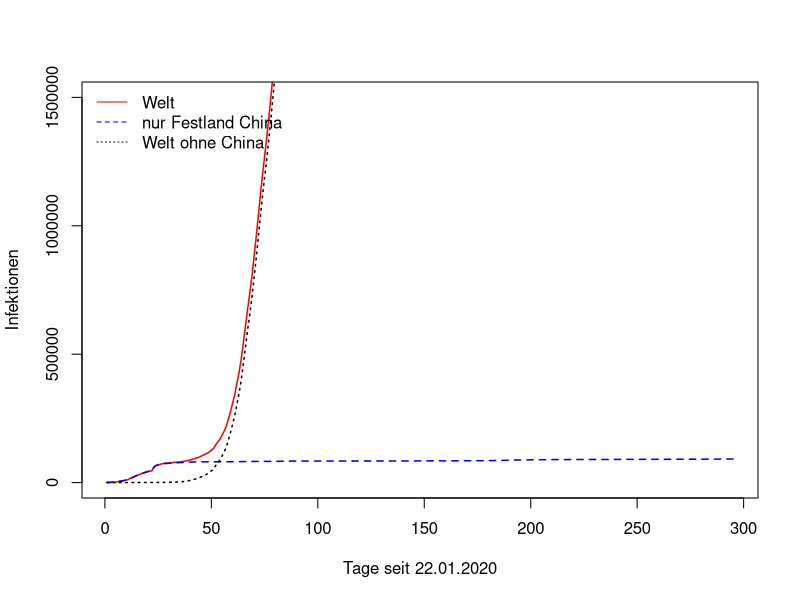
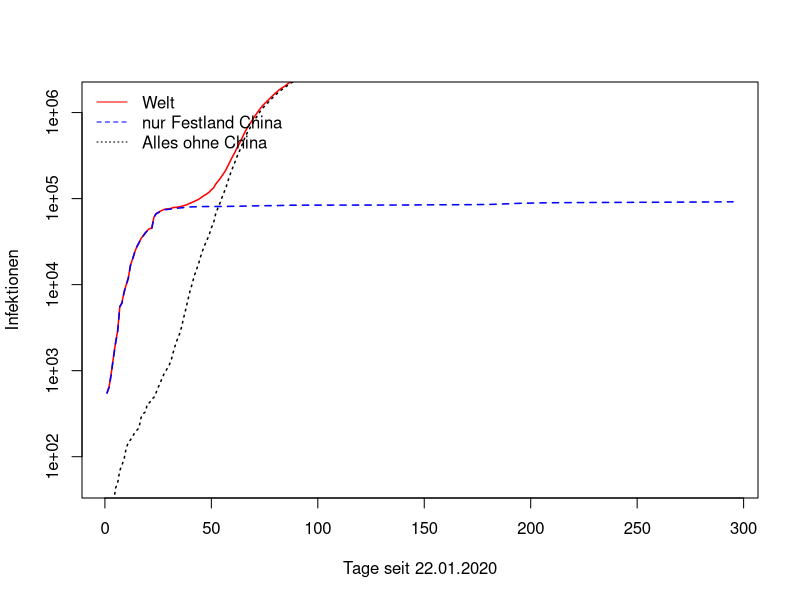
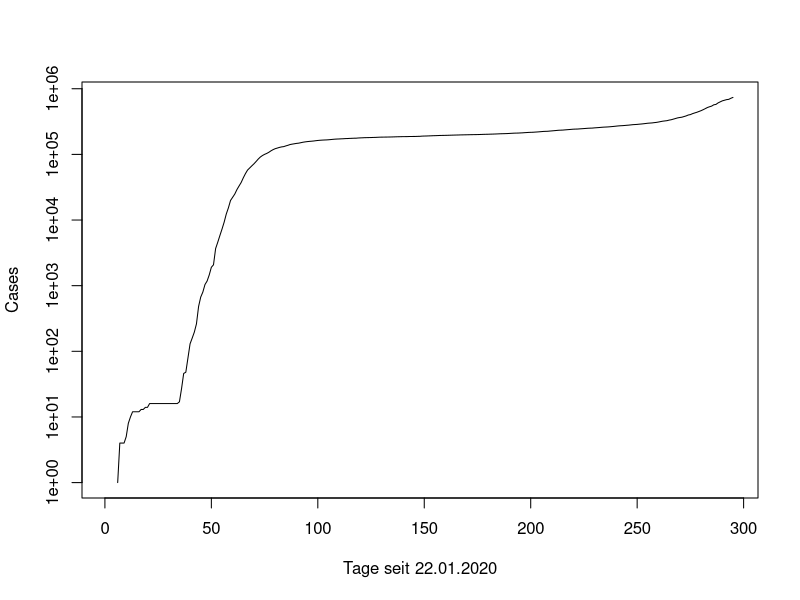

R code for these plots, in order: (Note: this script raises an error after producing the figures.)
## ---- chunk 1
knitr::opts_chunk$set(fig.path=paste0("figures.covid/"),
                      echo=FALSE,
                      warning=FALSE,
                      message=FALSE,
                      dev=c("png"),
                      dpi=300)
##                      fig.width=3.5,
##                      fig.height=4)


xdata <- read.csv("time_series_covid19_confirmed_global.csv")
xdatar <- read.csv("time_series_covid19_recovered_global.csv")
xdatad <- read.csv("time_series_covid19_deaths_global.csv")
N <- dim(xdata)[2]
ii <- c(5:N)
x <- c(1:length(ii))

xnames <- colnames(xdata)
lastday<-xnames[length(xnames)]
n<-nchar(lastday)
lastday <- substr(x=lastday, start=2, stop=n)

bonn <- rep(NA, length(ii))
                                        #Quelle https://www.general-anzeiger-bonn.de/region/siebengebirge/koenigswinter/coronavirus-im-rhein-sieg-kreis-zahl-der-bestaetigten-faelle-steigt-auf-24_aid-49519055
## 52 is 20
bonn[c(40:length(ii))] <- c(1, 1, 1, 1, 1, 1, 2, 4, 5, 6, 13, 18, 20, 36, 37, 55, 64, 76, 92, 119, 132, 151, 161, 180, 205, 222, 241, 259, 268, 272, 294, 294, 353, NA)

stripX <- function(x) {
  if(length(x) == 1) {
    return(substr(x=x, start=2, stop=nchar(x)))
  }
  else {
    res <- c()
    for(i in c(1:length(x))) {
      res[i] <- substr(x=x[i], start=2, stop=nchar(x[i]))
    }
    return(res)
  }
}
## ---- chunk 2
plot(y=as.vector(colSums(xdata[, ii])), x=x,
     type='l', ylim=c(0,1500000),
     xlab=c("Tage seit 22.01.2020"), ylab="Infektionen", col="red", lwd=1.5)
lines(y=as.vector(colSums(xdata[grepl("China", x=xdata$Country.Region), ii])),
      x=x, col="blue", lty=2, lwd=1.5)
lines(y=as.vector(colSums(xdata[!grepl("China", x=xdata$Country.Region), ii])),
      x=x, col="black", lty=3, lwd=1.5)

legend("topleft",
       legend=c("Welt", "nur Festland China", "Welt ohne China"),
       bty="n",
       lty=c(1,2,3),
       col=c("red", "blue", "black"))
## ---- chunk 3
plot(y=as.vector(colSums(xdata[, ii])), x=x,
     log="y", type='l', ylim=c(50,1500000),
     xlab=c("Tage seit 22.01.2020"), ylab="Infektionen", col="red", lwd=1.5)
lines(y=as.vector(colSums(xdata[grepl("China", x=xdata$Country.Region), ii])),
      x=x, col="blue", lty=2, lwd=1.5)
lines(y=as.vector(colSums(xdata[!grepl("China", x=xdata$Country.Region), ii])),
      x=x, col="black", lty=3, lwd=1.5)

legend("topleft",
       legend=c("Welt", "nur Festland China", "Alles ohne China"),
       bty="n",
       lty=c(1,2,3),
       col=c("red", "blue", "black"))
## ---- chunk 4
plot(y=as.vector(xdata[xdata$Country.Region=="Germany",])[ii], x=x, log="y", type='l',
     xlab=c("Tage seit 22.01.2020"), ylab="Cases")
lines(y=as.vector(xdatar[xdatar$Country.Region=="Germany",])[ii], x=x, col="red")
lines(y=as.vector(xdatad[xdatad$Country.Region=="Germany",])[ii], x=x, col="blue")
legend("topleft",
       legend=c("Confirmed", "Recovered", "Deaths"),
       bty="n",
       col=c("black", "red", "blue"),
       lty=c(1,1, 1))
## ---- chunk 5
plot(y=as.vector(xdata[xdata$Country.Region=="Italy",])[ii], x=x,
     log="y", type='l', ylim=c(1,1000000),
     xlab=c("Tage seit 22.01.2020"), ylab="Cases")
lines(y=as.vector(xdata[xdata$Country.Region=="Germany",])[ii], x=x, col="red", lty=2)
lines(y=as.vector(colSums(xdata[grepl("US", x=xdata$Country.Region),ii])), x=x, col="blue", lty=3)
lines(y=as.vector(xdata[xdata$Country.Region=="Korea, South",])[ii], x=x, col="darkorange", lty=4)
lines(y=as.vector(colSums(xdata[xdata$Country.Region=="France",ii])), x=x, col="darkgreen", lty=5)
lines(y=as.vector(xdata[xdata$Country.Region=="Spain",])[ii], x=x, col="grey", lty=6)
legend("topleft",
       legend=c("Italy", "Germany", "US", "Korea, South", "France", "Spain"),
       bty="n",
       col=c("black","red", "blue", "darkorange", "darkgreen", "grey"),
       lty=c(1:6))
## ---- chunk 6
plot(y=as.vector(xdata[xdata$Country.Region=="Italy",])[ii], x=x,
     log="y", type='l', ylim=c(1,500000),
     xlab=c("Tage seit 22.01.2020"), ylab="Cases")
lines(y=as.vector(xdata[xdata$Country.Region=="Germany",])[ii], x=x, col="red", lty=2)
lines(y=as.vector(xdata[xdata$Country.Region=="Korea, South",])[ii], x=x, col="darkorange", lty=4)
lines(y=as.vector(xdata[xdata$Country.Region=="Japan",])[ii], x=x, col="darkgreen", lty=6)
legend("topleft",
       legend=c("Italy", "Germany", "Korea, South", "Japan"),
       bty="n",
       col=c("black", "red", "darkorange", "darkgreen"),
       lty=c(1:6))
## ---- chunk 7
plot(y=as.vector(colSums(xdata[grepl("China", x=xdata$Country.Region),ii]))/sum(xdata[grepl("China", x=xdata$Country.Region),ii[1]]), x=x,
     log="y", type='l', ylim=c(1,500), xlim=c(0,20),
     xlab=c("Tage - D + 1"), ylab="Cases/Cases(D)")
lines(y=as.vector(xdata[xdata$Country.Region=="Germany",ii])/xdata[xdata$Country.Region=="Germany",ii[34]], x=x-33, col="red", lty=2)
lines(y=as.vector(xdata[xdata$Country.Region=="Italy",ii])/xdata[xdata$Country.Region=="Italy",ii[33]], x=x-32, col="blue", lty=3)
lines(y=as.vector(xdata[xdata$Country.Region=="Japan",ii])/xdata[xdata$Country.Region=="Japan",ii[25]], x=x-24, col="darkgreen", lty=6)
legend("topleft",
       legend=c("Festland China (D bei Tag 1)", "Germany (D bei Tag 34)", "Italy (D bei Tag 33)", "Japan (D bei Tag 25)"),
       bty="n",
       col=c("black", "red", "blue", "darkgreen"),
       lty=c(1,2,3,6))
## ---- chunk 8
plot(y=as.vector(xdata[xdata$Country.Region=="United Kingdom" & xdata$Province.State=="",])[ii], x=x,
     log="y", type='l', ylim=c(1,500000), xlim=c(34,N-4),
     xlab=c("Tage seit 22.01.2020"), ylab="Cases")
lines(y=as.vector(xdata[xdata$Country.Region=="Germany",])[ii], x=x, col="red", lty=2)
lines(y=as.vector(colSums(xdata[grepl("US", x=xdata$Country.Region),ii])), x=x, col="blue", lty=3)
lines(y=as.vector(colSums(xdata[xdata$Country.Region=="France",ii])), x=x, col="darkgreen", lty=5)
lines(y=as.vector(xdata[xdata$Country.Region=="Spain",])[ii], x=x, col="grey", lty=6)
legend("topleft",
       legend=c("UK", "Germany", "US", "France", "Spain"),
       bty="n",
       col=c("black","red", "blue", "darkgreen", "grey"),
       lty=c(1:6))
## ---- chunk 9
plot(y=as.vector(xdatad[xdatad$Country.Region=="Italy",])[ii], x=x,
     log="y", type='l', ylim=c(1,50000), xlim=c(25,N-5),
     xlab=c("Tage seit 22.01.2020"), ylab="Deaths")
lines(y=as.vector(xdatad[xdatad$Country.Region=="Germany",])[ii], x=x, col="red", lty=2)
lines(y=as.vector(colSums(xdatad[xdatad$Country.Region=="US",ii])), x=x, col="blue", lty=3)
lines(y=as.vector(xdatad[xdatad$Country.Region=="Korea, South",])[ii], x=x, col="darkorange", lty=4)
lines(y=as.vector(colSums(xdatad[xdatad$Country.Region=="France",ii])), x=x, col="darkgreen", lty=5)
lines(y=as.vector(xdatad[xdata$Country.Region=="Spain",])[ii], x=x, col="grey", lty=6)
legend("topleft",
       legend=c("Italy", "Germany", "US", "Korea, South", "France", "Spain"),
       bty="n",
       col=c("black","red", "blue", "darkorange", "darkgreen", "grey"),
       lty=c(1:5))
## ---- chunk 10
plot(y=as.vector(xdatad[xdatad$Country.Region=="Italy",])[ii], x=x,
     log="y", type='l', ylim=c(1,50000),  xlim=c(25,N-5),
     xlab=c("Tage seit 22.01.2020"), ylab="Deaths")
lines(y=as.vector(xdatad[xdatad$Country.Region=="Germany",])[ii], x=x, col="red", lty=2)
lines(y=as.vector(xdatad[xdatad$Country.Region=="Korea, South",])[ii], x=x, col="darkorange", lty=4)
lines(y=as.vector(xdatad[xdatad$Country.Region=="Japan",])[ii], x=x, col="darkgreen", lty=6)
legend("topleft",
       legend=c("Italy", "Germany", "Korea, South", "Japan"),
       bty="n",
       col=c("black", "red", "darkorange", "darkgreen"),
       lty=c(1:6))
## ---- chunk 11
jj <- ii[c(34:length(ii))]
kk <- ii[c(34:47)]
cdata <- as.vector(xdata[xdata$Country.Region=="Germany",jj])
plot(y=cdata, x=x[jj-4],
     log="y", type='l', ylim=c(1,500000),
     xlab=c("Tage seit 22.01.2020"), ylab="C")
points(y=cdata, x=x[jj-4], pch=21, col="black")
##lines(y=bonn[jj], x=x[jj])
lcdata <- log(unlist(cdata))
names(lcdata) <- NULL
y <- x[kk-4]
fit <- lm(lcdata[1:length(kk)] ~ y + 1)
lines(x=x[kk-4], y=exp(fit$coefficients[1])* exp(fit$coefficients[2]*(x[kk-4])),
      col="red", lwd=2)
daystomillion <- round(log(10^6/exp(fit$coefficients[1]))/fit$coefficients[2])

kk <- ii[c(45:59)]
cdata2 <- as.vector(xdata[xdata$Country.Region=="Germany",kk])
lcdata2 <- log(unlist(cdata2))
names(lcdata2) <- NULL
y <- x[kk-4]
fit2 <- lm(lcdata2 ~ y + 1)
lines(x=x[kk-4], y=exp(fit2$coefficients[1])* exp(fit2$coefficients[2]*(x[kk-4])),
      col="blue", lwd=2)
daystomillion2 <- round(log(10^6/exp(fit2$coefficients[1]))/fit2$coefficients[2])

ll <- ii[c(59:length(ii))]
cdata3 <- as.vector(xdata[xdata$Country.Region=="Germany",ll])
lcdata3 <- log(unlist(cdata3))
names(lcdata3) <- NULL
y <- x[ll-4]
fit3 <- lm(lcdata3 ~ y + 1)
lines(x=x[ll-4], y=exp(fit3$coefficients[1])* exp(fit3$coefficients[2]*(x[ll-4])),
      col="darkgreen", lwd=2)
daystomillion3 <- round(log(10^6/exp(fit3$coefficients[1]))/fit3$coefficients[2])


legend("topleft",
       legend=c("Daten Deutschland", "Fit", "Fit2", "Fit3"),
       bty="n", col=c("black", "red", "blue", "darkgreen"),
       pch=c(21, NA, NA, NA), lty=1)

## ---- chunk 12
jj <- ii[c(34:length(ii))]
cdata <- as.vector(unlist(xdata[xdata$Country.Region=="Germany",jj]))
inc <- diff(cdata)
##plot(y=c(NA, inc), x=x[jj-4], xlab="d", ylab="Äanderung zum Vortag")
##lines(y=c(NA, inc), x=x[jj-4])
barplot(height=c(NA, inc), ylab="Äanderung zum Vortag", xlab="Tage seit 22.01.2020", names.arg=x[jj-4],
        col="red")
## ---- chunk 13
jj <- ii[c(34:length(ii))]
kk <- ii[c(34:47)]
cdata <- as.vector(xdata[xdata$Country.Region=="Germany",jj]) -
  as.vector(xdatad[xdatad$Country.Region=="Germany",jj]) -
  as.vector(xdatar[xdatar$Country.Region=="Germany",jj])
plot(y=cdata, x=x[jj-4],
     log="y", type='l', ylim=c(1,500000),
     xlab=c("Tage seit 22.01.2020"), ylab="C")
points(y=cdata, x=x[jj-4], pch=21, col="black")
##lines(y=bonn[jj], x=x[jj])
lcdata <- log(unlist(cdata))
names(lcdata) <- NULL
y <- x[kk-4]
fit <- lm(lcdata[1:length(kk)] ~ y + 1)
##lines(x=x[kk-4], y=exp(fit$coefficients[1])* exp(fit$coefficients[2]*(x[kk-4])),
##      col="red", lwd=2)
##daystomillion <- round(log(10^6/exp(fit$coefficients[1]))/fit$coefficients[2])

kk <- ii[c(45:59)]
cdata2 <- as.vector(xdata[xdata$Country.Region=="Germany",kk]) -
  as.vector(xdatad[xdatad$Country.Region=="Germany",kk]) -
  as.vector(xdatar[xdatar$Country.Region=="Germany",kk])
lcdata2 <- log(unlist(cdata2))
names(lcdata2) <- NULL
y <- x[kk-4]
fit2 <- lm(lcdata2 ~ y + 1)
lines(x=x[kk-4], y=exp(fit2$coefficients[1])* exp(fit2$coefficients[2]*(x[kk-4])),
      col="blue", lwd=2)
daystomillion2 <- round(log(10^6/exp(fit2$coefficients[1]))/fit2$coefficients[2])

ll <- ii[c(59:length(ii))]
cdata3 <- as.vector(xdata[xdata$Country.Region=="Germany",ll]) -
  as.vector(xdatad[xdatad$Country.Region=="Germany",ll]) -
  as.vector(xdatar[xdatar$Country.Region=="Germany",ll])
lcdata3 <- log(unlist(cdata3))
names(lcdata3) <- NULL
y <- x[ll-4]
fit3 <- lm(lcdata3 ~ y + 1)
lines(x=x[ll-4], y=exp(fit3$coefficients[1])* exp(fit3$coefficients[2]*(x[ll-4])),
      col="darkgreen", lwd=2)
daystomillion3 <- round(log(10^6/exp(fit3$coefficients[1]))/fit3$coefficients[2])


legend("topleft",
       legend=c("Daten Deutschland", "Fit2", "Fit3"),
       bty="n", col=c("black", "blue", "darkgreen"),
       pch=c(21, NA, NA), lty=1)

## ---- chunk 14
jj <- ii[c(34:length(ii))]
cdata <- as.vector(unlist(xdata[xdata$Country.Region=="Germany",jj])) -
  as.vector(unlist(xdatar[xdatar$Country.Region=="Germany",jj])) -
  as.vector(unlist(xdatad[xdatad$Country.Region=="Germany",jj]))
inc <- diff(cdata)
##plot(y=c(NA, inc), x=x[jj-4], xlab="Tage seit 22.01.2020", ylab="Äanderung zum Vortag")
##lines(y=c(NA, inc), x=x[jj-4])
barplot(height=c(NA, inc), ylab="Äanderung zum Vortag", xlab="Tage seit 22.01.2020", names.arg=x[jj-4],
        col="blue")
## ---- chunk 15
kk <- ii[c(34:60)]
cdata <- as.vector(xdata[xdata$Country.Region=="Germany",jj]) +
  as.vector(xdata[xdata$Country.Region=="Spain",jj]) +
  as.vector(colSums(xdata[grepl("France", xdata$Country.Region),jj])) +
  as.vector(colSums(xdata[grepl("US", xdata$Country.Region),jj]))

cdata <- as.vector(unlist(cdata))/4
lcdata <- log(cdata)

plot(y=cdata, x=x[jj-4],
     log="y", type='l', ylim=c(1,500000),
     xlab=c("Tage seit 22.01.2020"), ylab="C")
##lines(y=bonn[jj], x=x[jj])

names(lcdata) <- NULL
y <- x[kk-4]
fit <- lm(lcdata[c(1:length(kk))] ~ y + 1)
lines(x=x[kk-4], y=exp(fit$coefficients[1])* exp(fit$coefficients[2]*(x[kk-4])),
      col="red")
legend("topleft",
       legend=c("Daten (D+F+S+US)/4", "Fit"),
       bty="n", col=c("black", "red"), lty=1)
## ---- chunk 16
kk <- ii[c(34:length(ii))]-4
gdata <- as.vector(unlist(xdata[xdata$Country.Region=="Germany",ii]))
idata <- as.vector(unlist(xdata[xdata$Country.Region=="Italy",ii]))
kable(data.frame(stripX(colnames(xdata)[ii])[kk], idata[kk], gdata[kk], bonn[kk]),
      col.names=c("Datum", "Italien", "Deutschland", "Bonn"))
## ---- chunk 17
plot(y=gdata[kk], x=x[kk],
     log="y", type='l', ylim=c(1,150000),
     xlab=c("Tage seit 22.01.2020"), ylab="Cases")
lines(x=x[kk], y=bonn[kk], col="red")
legend("topleft",
       legend=c("Deutschland", "Bonn"),
       bty="n", lty=c(1,1), col=c("black", "red"))
## ---- chunk 18
bn <- read.csv("nrw/bonn.csv", header=FALSE)
kn <- read.csv("nrw/koeln.csv", header=FALSE)
df <- read.csv("nrw/duesseldorf.csv", header=FALSE)
hb <- read.csv("nrw/heinsberg.csv", header=FALSE)
nrw <- read.csv("nrw/nrw.csv", header=FALSE)

x <- c(1:length(nrw$V1))
plot(NA, xlim=range(x), ylim=c(1,10*range(nrw$V2)[2]), xlab="Datum", ylab="Fälle", log="y", xaxt="n")

ii <- seq(3, length(nrw$V1), by=5)
axis(side=1,
     at=ii, lwd.ticks=1.5,
     labels=nrw$V1[ii])
axis(side=1, lwd.ticks=0.3,
     at=c(1:length(nrw$V1)),
     labels=FALSE)


lines(x=x, y=nrw$V2, col="red", lty=1)
points(x=x, y=nrw$V2, col="red", pch=21)

lines(x=x, y=bn$V2, col="blue", lty=2)
points(x=x, y=bn$V2, col="blue", pch=22)

lines(x=x, y=kn$V2, col="darkgreen", lty=3)
points(x=x, y=kn$V2, col="darkgreen", pch=23)

lines(x=x, y=df$V2, col="darkorange", lty=4)
points(x=x, y=df$V2, col="darkorange", pch=24)

lines(x=x, y=hb$V2, col="black", lty=5)
points(x=x, y=hb$V2, col="black", pch=25)

legend("topleft",
       legend=c("NRW gesamt", "Bonn", "Köln", "Düsseldorf", "Heinsberg"),
       bty="n", col=c("red", "blue", "darkgreen", "darkorange", "black"),
       pch=c(21:25), lty=c(1:5))
